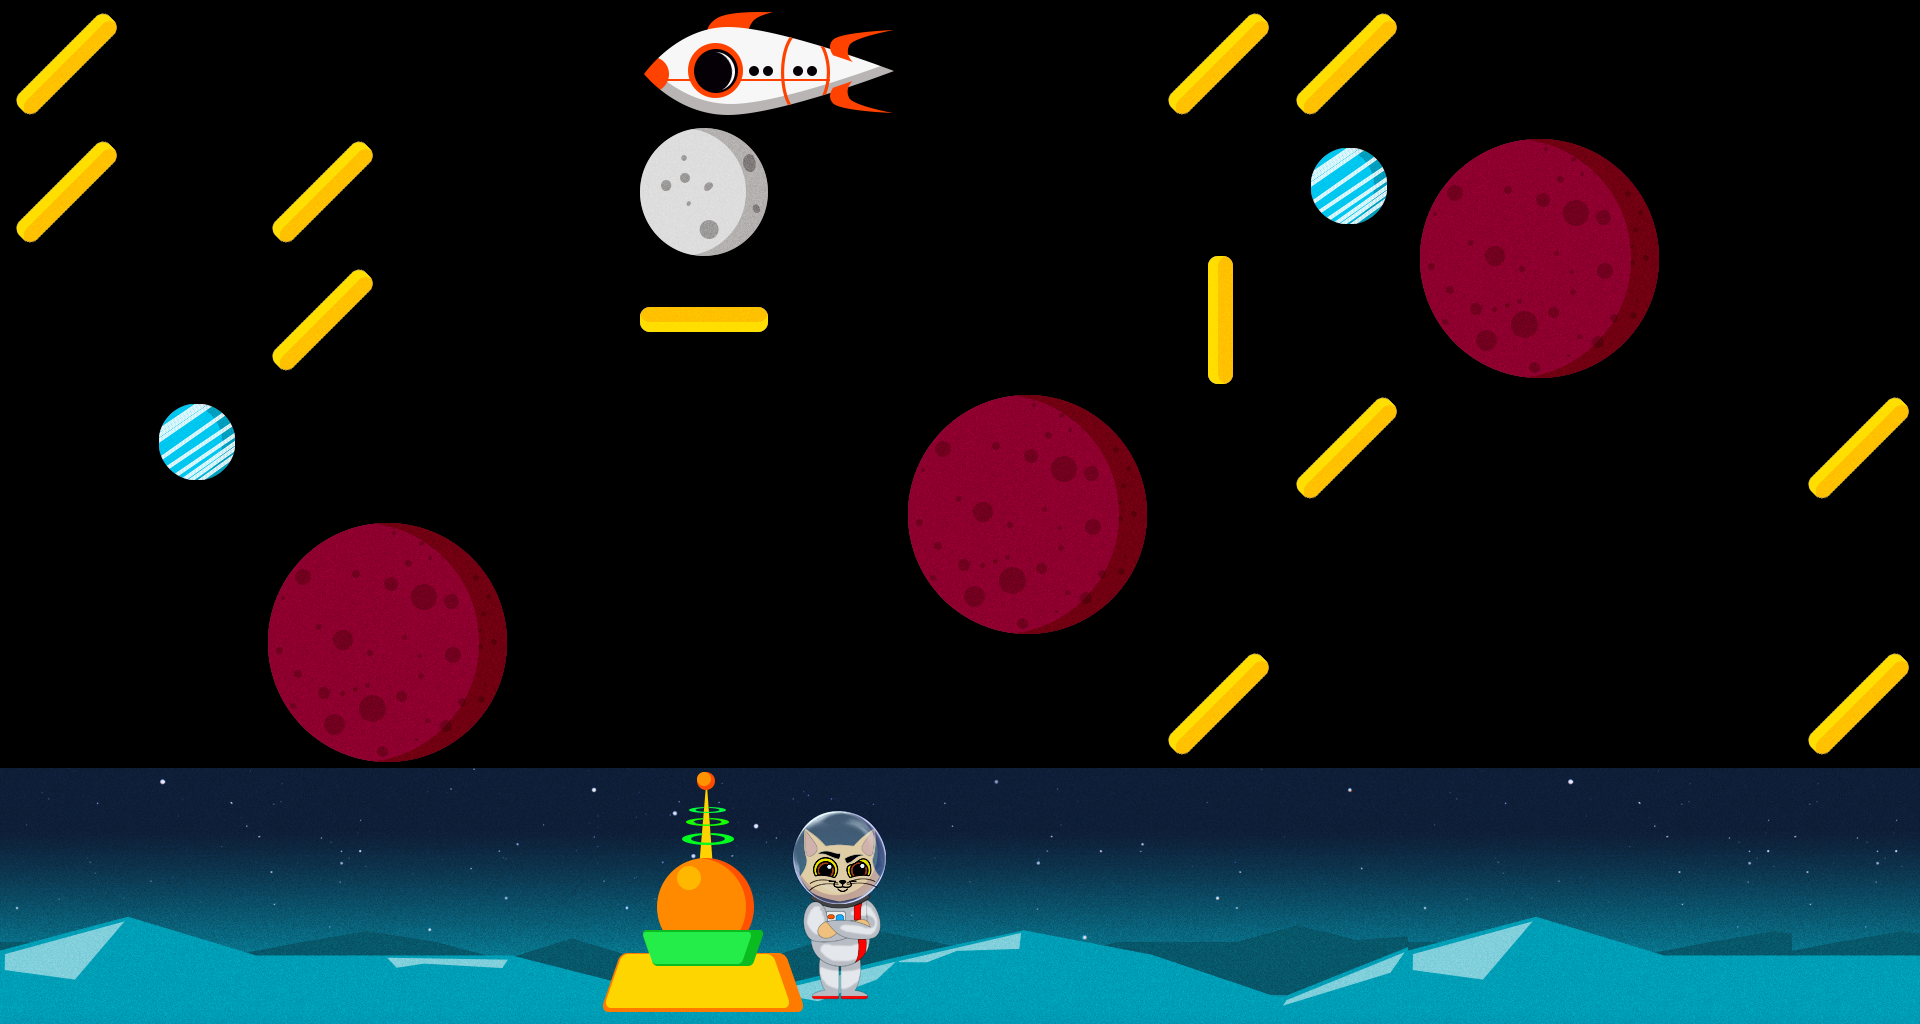

Rendered tile map (Tiled .tmx) drawn with the repository's tilesets; below, a short description and the full map source, tile grids included:
An orthogonal 15x8 tile map with 128x128 px tiles, 3 tile layers (BackgroudLayer, PlayerLayer, GameLayer), 2 tilesets.

<map version="1.0" tiledversion="1.1.0" orientation="orthogonal" renderorder="right-down" width="15" height="8" tilewidth="128" tileheight="128" infinite="0" nextobjectid="1">
 <tileset firstgid="1" source="tiles.tsx" />
 <tileset firstgid="65" source="template_assets_v1.tsx" />
 <layer name="BackgroudLayer" width="15" height="8">
  <data encoding="csv">
0,0,0,0,0,0,0,0,0,0,0,0,0,0,0,
0,0,0,0,0,0,0,0,0,0,0,0,0,0,0,
0,0,0,0,0,0,0,0,0,0,0,0,0,0,0,
0,0,0,0,0,0,0,0,0,0,0,0,0,0,0,
0,0,0,0,0,0,0,0,0,0,0,0,0,0,0,
0,0,0,0,0,0,0,0,0,0,0,0,0,0,0,
158,159,160,161,162,163,164,165,166,167,168,158,159,160,160,
173,174,175,176,177,178,179,180,181,182,183,173,174,175,175
</data>
 </layer>
 <layer name="PlayerLayer" width="15" height="8">
  <data encoding="csv">
0,0,0,0,0,0,0,0,0,0,0,0,0,0,0,
0,0,0,0,0,0,0,0,0,0,0,0,0,0,0,
0,0,0,0,0,0,0,0,0,0,0,0,0,0,0,
0,0,0,0,0,0,0,0,0,0,0,0,0,0,0,
0,0,0,0,0,0,0,0,0,0,0,0,0,0,0,
0,0,0,0,0,0,0,0,0,0,0,0,0,0,0,
0,0,0,0,0,0,138,0,0,0,0,0,0,0,0,
0,0,0,0,0,0,153,0,0,0,0,0,0,0,0
</data>
 </layer>
 <layer name="GameLayer" width="15" height="8">
  <data encoding="csv">
120,0,0,0,0,92,93,0,0,120,120,0,0,0,0,
120,0,120,0,0,117,82,0,0,0,102,113,114,0,0,
0,0,120,0,0,122,0,0,0,119,0,128,129,0,100,
0,102,0,0,0,0,0,113,114,0,120,0,0,0,120,
0,0,113,114,0,0,0,128,129,0,0,0,0,0,100,
0,0,128,129,0,0,0,100,0,120,0,0,0,0,120,
0,0,0,0,89,90,91,0,0,0,0,0,0,0,0,
0,0,0,0,104,105,106,0,0,0,0,0,0,0,0
</data>
 </layer>
</map>
